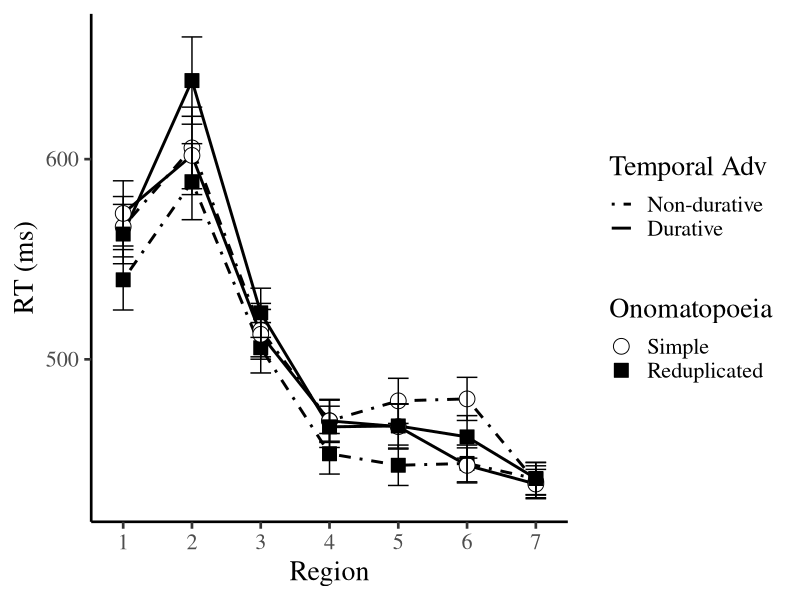
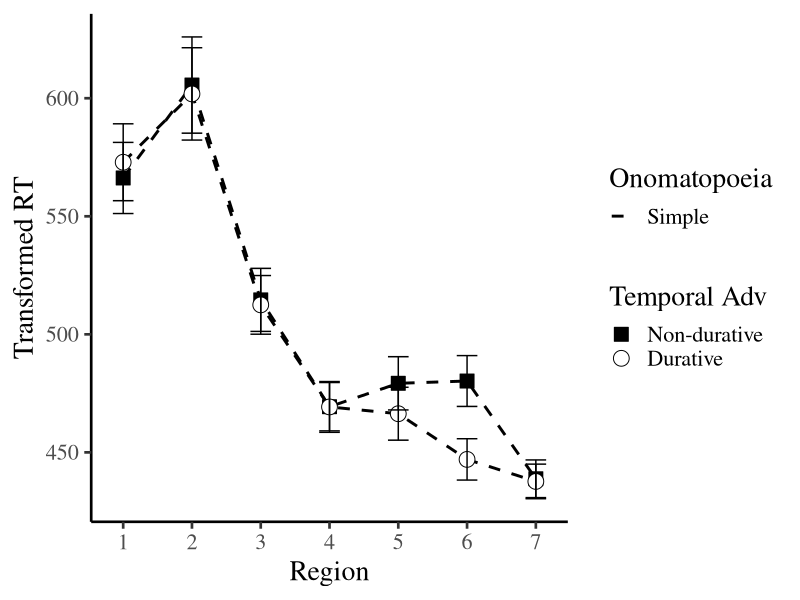
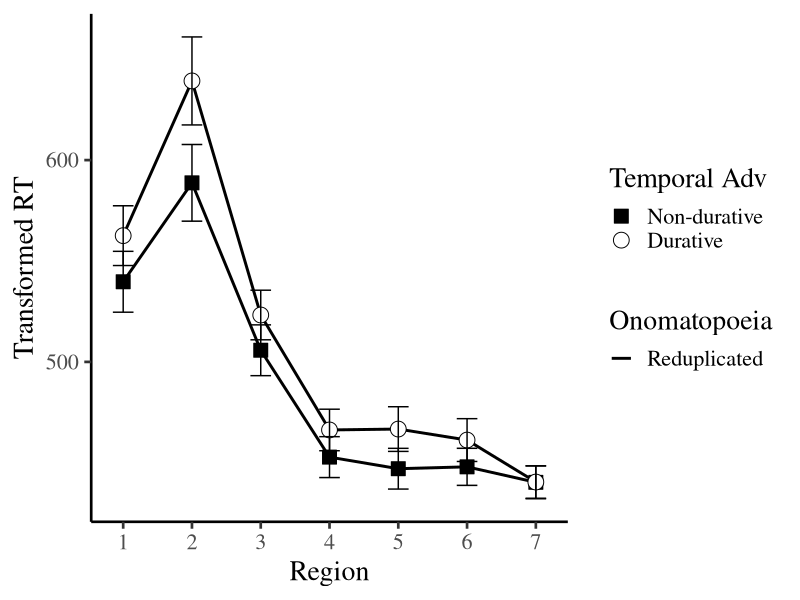
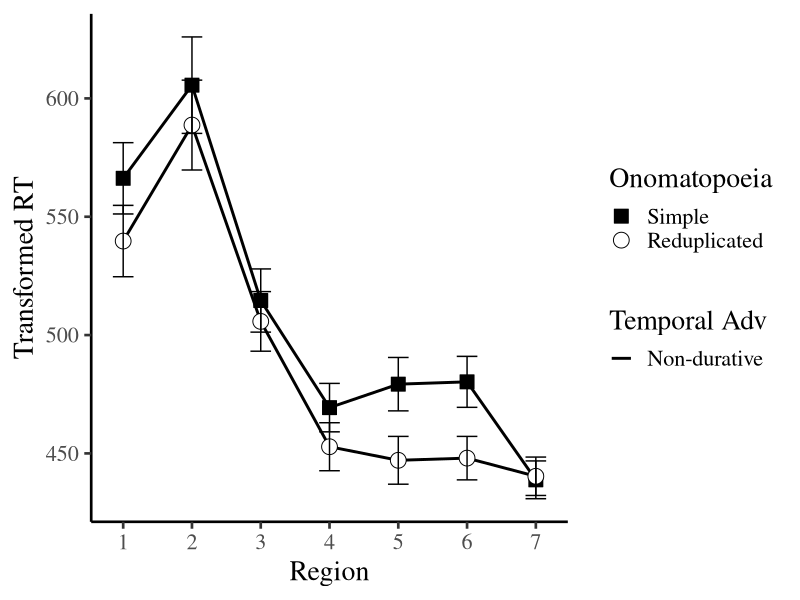
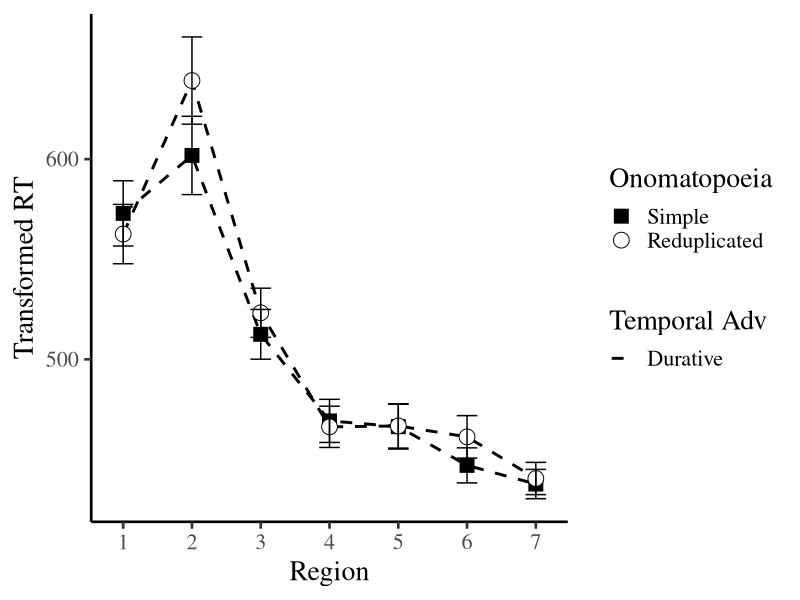
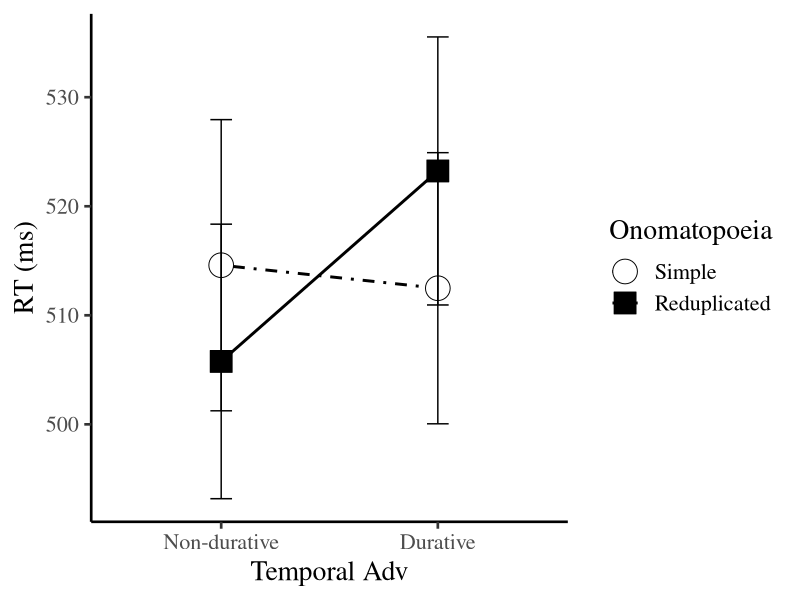
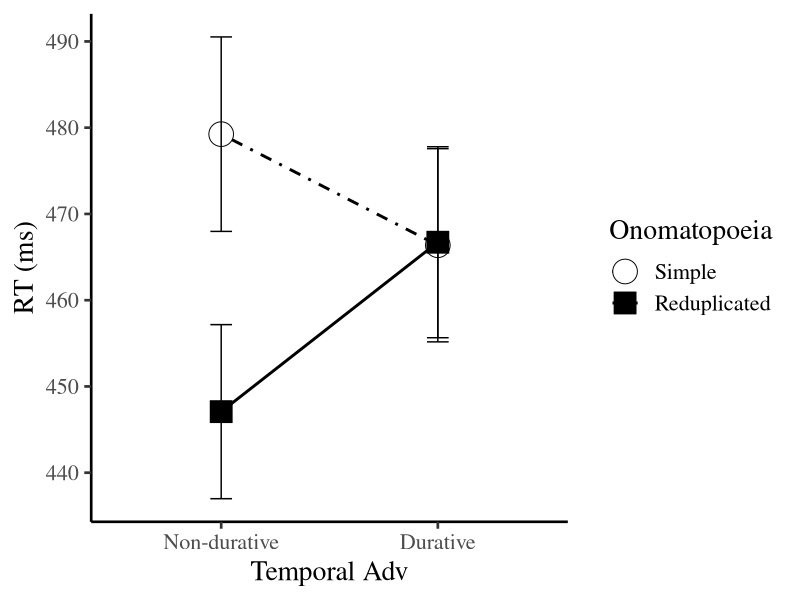
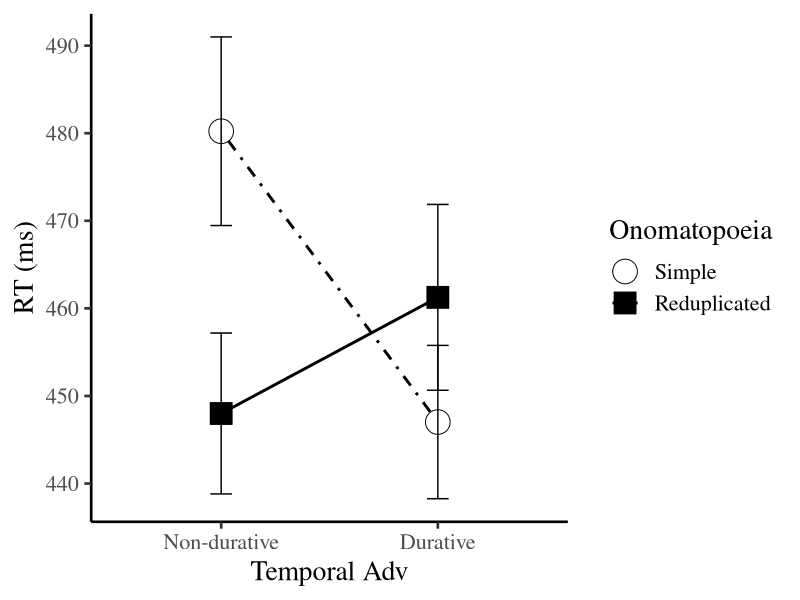

Here is the R script that generated these plots, in order:
## ---- chunk 1
#library(lme4)
library(lmerTest)
library(plyr)
library(dplyr)
library(ggplot2)
library(reshape)
library(gdata)      
library(MASS)
## ---- chunk 2
ex<-"e"

# critical region
criticalregion<-3

# how far from the critical region do you want the plot to cover?
crplus<-4

# plot labels
ab<-"Non-durative"
cd<-"Durative"
ac<-"Simple"
bd<-"Reduplicated"

# plot legend（凡例）のならび順はデフォルトではアルファベット順
# 逆順にしたい場合はここを1にする
revorderA <- 1  # ab vs cd
revorderB <- 1  # ac vs bd

# Factor labels in the plots
Alabel<-"Temporal Adv"
Blabel<-"Onomatopoeia"

##########
#ex<-"gano"

#critical region
#criticalregion<-4

#plot labels
#ab<-"no"
#cd<-"ga"
#ac<-"Manner"
#bd<-"Locative"

## ---- chunk 3
# Trim bad subjects: data<-subset(data,SubjCA>=trimSubjCA)
# No trimming: trimSubjCA <- 0
trimSubjCA <- 70
# Trim bad subjects: data<-subset(data,SubjExptCA>=trimSubjExptCA)
# No trimming: trimSubjExptCA <- 0
trimSubjExptCA <- 70

# Trim slow subjects: data<-subset(data,SubjRTZS<trimSubjRTZS)
# (Virtually) No trimming: trimSubjRTZS <- 99
trimSubjRTZS <- 5

# Trim incorrectly answered trials?  if( trimincorrect == 1 ){ rt_data<-subset(rt_data,correct==100) }
# No trimming: trimincorrect <- 0
trimincorrect <- 0

# Trim extreme RTs rt_data<-subset(rt_data_notrim,rt>=RTlowerbound & rt<=RTupperbound)
# (Virtually) No trimming: upperboundRT <- 100000
upperboundRT <- 100000
# No trimming: upperboundRT <- 100000
# No trimming: lowerboundRT <- 0
lowerboundRT <- 150

# Then RxC z-scores will be computed
# Trim based on zs in each condition x region cell d<-subset(rt_data,RxCzs<trimRxCzs)
# (Virtually) No trimming: trimRxCzs <- 99
trimRxCzs <- 5

# RT transformation
tf <- "none"  # No transformation
#tf <- "log"   # Log transformation
#tf <- "log10"  # Log10 transformation
#tf <- "negreciprocal" # Negative reciprocal *1000


## ---- chunk 4
alldata<-read.table("alldata.txt",
                 header=FALSE)

colnames(alldata)<-c("subj","expt","item","cond","pos","word","cq","rt")
## ---- chunk 5
# add one element to rt
spilloverraw <- c(0,alldata$rt)
# drop the last element 
spilloverraw <- spilloverraw[1:length(spilloverraw)-1]
# add to alldata
alldata$spilloverraw <- spilloverraw

# pos 0 and ? doesn't have a spillover
alldata$spilloverraw<-ifelse(alldata$pos=="0"|alldata$pos=="?",NA,alldata$spilloverraw)
head(alldata)

# centering
alldata$spillover<-scale(alldata$spilloverraw, center=T, scale=F)

## ---- chunk 6
alldata<-subset(alldata,expt!="practice")
## ---- chunk 7
alldata$cq<-ifelse(alldata$cq=="1",100,ifelse(alldata$cq=="0",0,NA))
## ---- chunk 8
# Extract the question rows > select the relevant columns only
cqdata<-subset(alldata,pos=="?") %>%
  dplyr::select(subj,expt,item,cond,cq) 

# Rename "cq" as "correct"
names(cqdata)[names(cqdata)=="cq"]<-"correct"


#cqdata<-dplyr::select(cqdata,-cq) 

# Merge cqdata with alldata.  
alldata <- merge(alldata,cqdata,all=T)

# We don't need cq any longer.  Delete it.
alldata<-dplyr::select(alldata,-cq) 



# sort when messed up
#alldata <- alldata[order(alldata$subj,alldata$expt,alldata$item,alldata$cond,alldata$pos),]
#rownames(alldata) <- c(1:nrow(alldata))

## ---- chunk 9
subjdataframe = c(); 
## ---- chunk 10
tempdata<-alldata[alldata$pos!="?",]
#tapply(tempdata$rt,tempdata$subj,mean)
subjdataframe<-ddply(tempdata,.(subj),summarize,SubjRTmean=mean(rt,na.rm=T))
## ---- chunk 11
subjdataframe<-data.frame(subjdataframe, SubjRTZS=scale(subjdataframe$SubjRTmean));
## ---- chunk 12
subjdataframe<-data.frame(subjdataframe, RTmark=ifelse(subjdataframe$SubjRTZS>2.5, "*", " "));
## ---- chunk 13
CAdataframe <- c(); 
myCA <- c()
myCAdataframe <- c()
## ---- chunk 14
CAdataframe<-ddply(alldata,.(expt),summarize,ExptMeanCA=mean(correct,na.rm=T))
## ---- chunk 15
CAdataframe
## ---- chunk 16
CAdataframe <- c(); 
myCA <- c()
myCAdataframe <- c()
summary(alldata)
## ---- chunk 17
CAdataframe<-ddply(subset(alldata,pos=="?"),.(subj),summarize,SubjCA=mean(correct))
## ---- chunk 18
subjdataframe<-merge(subjdataframe,CAdataframe,all=T)
## ---- chunk 19
subjdataframe<-data.frame(subjdataframe, CAmark=ifelse(subjdataframe$SubjCA<200/3, "**", ifelse(subjdataframe$SubjCA<70, "*" , " ")));
## ---- chunk 20
subjrounded <- subjdataframe[c("subj","SubjRTmean","SubjRTZS","RTmark","SubjCA","CAmark")]

subjrounded$SubjRTmean <- round(subjrounded$SubjRTmean,0)
subjrounded$SubjRTZS <- round(subjrounded$SubjRTZS,1)
sdata <- subjrounded

write.csv(sdata,file="subjdata.csv",quote=F)
## ---- chunk 21
alldata <- merge(alldata,subjdataframe,all=T);
write.csv(alldata,file="alldata.csv",quote=F)
## ---- chunk 22
sdata
## ---- chunk 23
mean(subjdataframe$SubjCA)
median(subjdataframe$SubjCA)
## ---- chunk 24
bs <- sdata[which(sdata$SubjCA <70),]
bs[order(bs$SubjCA),]
## ---- chunk 25
bs <- sdata[which(sdata$SubjRTZS >3),]
bs[order(bs$SubjRTmean),]
## ---- chunk 26
CAdataframe <- c(); 
myCA <- c()
myCAdataframe <- c()
## ---- chunk 27
CAdataframe<-ddply(subset(alldata,pos=="?"),.(expt,subj),summarize,SubjExptCA=mean(correct))
## ---- chunk 28
ddply(subset(alldata,pos=="?"),.(expt),summarize,ExptCAmean=mean(correct))
## ---- chunk 29
alldata <- merge(alldata,CAdataframe,all=T);

# sort when messed up
alldata <- alldata[order(alldata$subj,alldata$expt,alldata$item,alldata$cond,alldata$pos),]
rownames(alldata) <- c(1:nrow(alldata))

write.csv(alldata,file="alldata.csv",quote=F)
## ---- chunk 30
subjexptdata <- CAdataframe[order(CAdataframe$expt,CAdataframe$SubjExptCA),]
# rowname may be messed up; fix it
rownames(subjexptdata) <- c(1:nrow(subjexptdata))
subjexptdata
write.csv(subjexptdata,file="subjexptdata.csv",quote=F)
## ---- chunk 31
bs <- subjexptdata[which(subjexptdata$SubjExptCA <70),]
bs[order(bs$expt,bs$SubjExptCA),]
## ---- chunk 32
sdata[which(sdata$SubjRTZS >3),]
## ---- chunk 33
bs <- subjexptdata[which(subjexptdata$SubjExptCA <70),]
bs[order(bs$expt,bs$SubjExptCA),]
## ---- chunk 34
sdata[which(sdata$SubjCA < 200/3),]
subjexptdata[which(subjexptdata$SubjExptCA < 200/3 & subjexptdata$expt==ex),]
## ---- chunk 35
#sdata[which(sdata$SubjCA >=200/3 & sdata$SubjCA < 70),]
#subjexptdata[which(subjexptdata$SubjExptCA >= 200/3 & subjexptdata$SubjExptCA < 70 & subjexptdata$expt==ex),]
## ---- chunk 36
unique(alldata$subj)
length(unique(alldata$subj))
## ---- chunk 37
data<-alldata
data<-subset(data,SubjCA>=trimSubjCA)
unique(data$subj)
length(unique(data$subj))
data<-subset(data,SubjExptCA>=trimSubjExptCA)
unique(data$subj)
length(unique(data$subj))
## ---- chunk 38
data<-subset(data,SubjRTZS<=trimSubjRTZS)
unique(data$subj)
length(unique(data$subj))
## ---- chunk 39
CAdataframe<-ddply(subset(data,pos=="?"),.(subj),summarize,SubjCA=mean(correct))
CAdataframe<-data.frame(CAdataframe,cCA=scale(CAdataframe$SubjCA,scale=F))
## ---- chunk 40
data<-merge(data,CAdataframe,all=T)
## ---- chunk 41
SubjExptCA<-c()
CAdataframe<-ddply(subset(data,pos=="?"),.(subj,expt),summarize,SubjExptCA=mean(correct))
for(i in unique(CAdataframe$expt)){   
  # それぞれのexptのsubj CAmeanを抜き出し
  mySubjExptCA <- CAdataframe[CAdataframe$expt==i,];
  # centering
  mySubjExptCA<-data.frame(mySubjExptCA,cExptCA=scale(mySubjExptCA$SubjExptCA,scale=F))
  # それを蓄積
  SubjExptCA<-rbind(SubjExptCA,mySubjExptCA)
}

data <- merge(data,SubjExptCA,all=T);

# sort when messed up
#data <- data[order(data$subj,data$expt,data$item,data$cond,data$pos),]
#rownames(data) <- c(1:nrow(data))

## ---- chunk 42
data<-subset(alldata,expt==ex)
unique(data$expt)
## ---- chunk 43
#data<-subset(data,cond%in%c("a","c","d","f"))
#unique(data$expt)
## ---- chunk 44
rt_data<-subset(data,pos!="?")
## ---- chunk 45
rt_data$region<-as.numeric(as.character(rt_data$pos))+1
## ---- chunk 46
rt_data$subj<-factor(rt_data$subj)
rt_data$expt<-factor(rt_data$expt)
rt_data$item<-factor(rt_data$item)
rt_data$cond<-factor(rt_data$cond)
rt_data$word<-factor(rt_data$word)
## ---- chunk 47
if( trimincorrect == 1 ){
  rt_data<-subset(rt_data,correct==100)
}
## ---- chunk 48
subset(rt_data,rt<200 & region==1,c("expt","cond","region","rt"))
subset(rt_data,rt<200 & region==2,c("expt","cond","region","rt"))
subset(rt_data,rt<200 & region==3,c("expt","cond","region","rt"))
subset(rt_data,rt<200 & region==4,c("expt","cond","region","rt"))
subset(rt_data,rt<200 & region==5,c("expt","cond","region","rt"))

subset(rt_data,rt>3000 & region==1,c("expt","cond","region","rt"))
subset(rt_data,rt>3000 & region==2,c("expt","cond","region","rt"))
subset(rt_data,rt>3000 & region==3,c("expt","cond","region","rt"))
subset(rt_data,rt>3000 & region==4,c("expt","cond","region","rt"))
subset(rt_data,rt>3000 & region==5,c("expt","cond","region","rt"))

tapply(rt_data$rt, rt_data$region, mean)
tapply(rt_data$rt, paste(rt_data$region, rt_data$cond), mean)
## ---- chunk 49
rt_data_notrim <- rt_data

rt_data<-subset(rt_data_notrim,rt>=lowerboundRT & rt<=upperboundRT)

## ---- chunk 50
myRT <- c()
newdataframe <- c()
for(i in unique(rt_data$region)){   
  for(j in unique(rt_data$cond)){
    # abstract rt column in the region x cond cell
    myRT <- subset(rt_data, region==i & cond==j);
    # compute z-score
    myRT$RxCzs <- scale(myRT$rt, center = T, scale = T);
    # 蓄積
    newdataframe<-rbind(newdataframe,myRT);
    }
}; 

rt_data <- merge(rt_data,newdataframe,all=T)

## ---- chunk 51
bs <- rt_data[which(rt_data$RxCzs >3),]
bs <- bs[c("subj","item","region","cond","rt","RxCzs")]
bs[order(bs$region,bs$cond,bs$RxCzs),]
## ---- chunk 52
bs <- rt_data[which(rt_data$RxCzs >5),]
bs <- bs[c("subj","item","region","cond","rt","RxCzs")]
bs[order(bs$region,bs$cond,bs$RxCzs),]
## ---- chunk 53
tapply(rt_data$rt, paste(rt_data$region, rt_data$cond), mean)

rt_data<-subset(rt_data,RxCzs<trimRxCzs)

tapply(rt_data$rt, paste(rt_data$region, rt_data$cond), mean)

## ---- chunk 54
ifelse(tf=="log",rt_data$rt<-log(rt_data$rt),
       ifelse(tf=="log10",rt_data$rt<-log10(rt_data$rt),
              ifelse(tf=="negreciprocal",rt_data$rt<- -1000/rt_data$rt,tf<-"none")))

if(tf!="none"){ tapply(rt_data$rt, paste(rt_data$region, rt_data$cond), mean) }
## ---- chunk 55
rtg <- subset(rt_data,region<=criticalregion+crplus)

## ---- chunk 56
# rtg$ExptCAmedian
# rtg$ExptCAmean
# rtg <- subset(rtg,SubjExptCA>=ExptCAmedian)
## ---- chunk 57
# Raw rt version
rt_data_summary <- ddply(rtg, .(cond,region), summarise, N=length(rt), mean=mean(rt), sd=sd(rt), se=sd/sqrt(N))
## ---- chunk 58
rt_data_summary$A<-ifelse(rt_data_summary$cond%in%c("a","b"),ab,cd)
rt_data_summary$B<-ifelse(rt_data_summary$cond%in%c("a","c"),ac,bd)
rt_data_summary$Conditions<-paste(rt_data_summary$A,rt_data_summary$B,sep=":")
rt_data_summary$B

# Change the order of the legend labels
if( revorderA == 1 ){  
  rt_data_summary$A<-factor(rt_data_summary$A, levels=rev(levels(factor(rt_data_summary$A))))}
if( revorderB == 1 ){  
  rt_data_summary$B<-factor(rt_data_summary$B, levels=rev(levels(factor(rt_data_summary$B))))
}

  
rt_data_summary
#rrt_data_summary
## ---- chunk 59
g <- ggplot(rt_data_summary,aes(x=region,y=mean,group=Conditions))
## ---- chunk 60
g <- g + geom_line(size=1,aes(linetype=A))
g <- g + scale_linetype_manual(values=c("dotdash","solid"))
g <- g + labs(linetype=Alabel)
## ---- chunk 61
g <- g + geom_point(size=5,aes(shape=B,fill=B))
g <- g + scale_shape_manual(values=c(21,22,24,25))
g <- g + scale_fill_manual(values=c("white","black","white","black"))
g <- g + labs(shape=Blabel)
g <- g + labs(fill=Blabel)
## ---- chunk 62
g <- g + geom_errorbar(aes(ymin=mean-se, ymax=mean+se), width=.3)
## ---- chunk 63
g <- g + scale_x_continuous(breaks=seq(1, 10, by=1))
## ---- chunk 64
#g <- g + theme_classic(base_size=20, base_family="HiraKakuProN-W3")
g <- g + theme_classic(base_size=20, base_family="Times")
g <- g + labs(x="Region", y="RT (ms)")
print(g)
## ---- chunk 65
gsummary <- subset(rt_data_summary,B==ac)
g <- ggplot(gsummary,aes(x=region,y=mean,group=Conditions))
## ---- chunk 66
g <- g + geom_line(size=1,aes(linetype=B))
g <- g + scale_linetype_manual(values=c("dashed"))
g <- g + labs(linetype=Blabel)
## ---- chunk 67
g <- g + geom_point(size=5,aes(shape=A,fill=A))
# 21 (circle), 22 (square), 23 (lozenge), 24 (triangle), 25 (rev triangle)
g <- g + scale_shape_manual(values=c(22,21))
g <- g + scale_fill_manual(values=c("black","white"))
g <- g + labs(shape=Alabel)
g <- g + labs(fill=Alabel)

## ---- chunk 68
g <- g + geom_errorbar(aes(ymin=mean-se, ymax=mean+se), width=.3)
## ---- chunk 69
g <- g + scale_x_continuous(breaks=seq(1, 10, by=1))
## ---- chunk 70
#g <- g + theme_classic(base_size=20, base_family="HiraKakuProN-W3")
g <- g + theme_classic(base_size=20, base_family="Times")
g <- g + labs(x="Region", y="Transformed RT")
print(g)
## ---- chunk 71
gsummary <- subset(rt_data_summary,B==bd)
g <- ggplot(gsummary,aes(x=region,y=mean,group=Conditions))
## ---- chunk 72
g <- g + geom_line(size=1,aes(linetype=B))
g <- g + scale_linetype_manual(values=c("solid"))
g <- g + labs(linetype=Blabel)
## ---- chunk 73
g <- g + geom_point(size=5,aes(shape=A,fill=A))
# 21 (circle), 22 (square), 23 (lozenge), 24 (triangle), 25 (rev triangle)
g <- g + scale_shape_manual(values=c(22,21))
g <- g + scale_fill_manual(values=c("black","white"))
g <- g + labs(shape=Alabel)
g <- g + labs(fill=Alabel)
## ---- chunk 74
g <- g + geom_errorbar(aes(ymin=mean-se, ymax=mean+se), width=.3)
## ---- chunk 75
g <- g + scale_x_continuous(breaks=seq(1, 10, by=1))
## ---- chunk 76
#g <- g + theme_classic(base_size=20, base_family="HiraKakuProN-W3")
g <- g + theme_classic(base_size=20, base_family="Times")
g <- g + labs(x="Region", y="Transformed RT")
print(g)
## ---- chunk 77
gsummary <- subset(rt_data_summary,A==ab)
g <- ggplot(gsummary,aes(x=region,y=mean,group=Conditions))
## ---- chunk 78
g <- g + geom_line(size=1,aes(linetype=A))
g <- g + scale_linetype_manual(values=c("solid"))
g <- g + labs(linetype=Alabel)
## ---- chunk 79
g <- g + geom_point(size=5,aes(shape=B,fill=B))
# 21 (circle), 22 (square), 23 (lozenge), 24 (triangle), 25 (rev triangle)
g <- g + scale_shape_manual(values=c(22,21))
g <- g + scale_fill_manual(values=c("black","white"))
g <- g + labs(shape=Blabel)
g <- g + labs(fill=Blabel)
## ---- chunk 80
g <- g + geom_errorbar(aes(ymin=mean-se, ymax=mean+se), width=.3)
## ---- chunk 81
g <- g + scale_x_continuous(breaks=seq(1, 10, by=1))
## ---- chunk 82
#g <- g + theme_classic(base_size=20, base_family="HiraKakuProN-W3")
g <- g + theme_classic(base_size=20, base_family="Times")
g <- g + labs(x="Region", y="Transformed RT")
print(g)
## ---- chunk 83
gsummary <- subset(rt_data_summary,A==cd)
g <- ggplot(gsummary,aes(x=region,y=mean,group=Conditions))
## ---- chunk 84
g <- g + geom_line(size=1,aes(linetype=A))
g <- g + scale_linetype_manual(values=c("dashed"))
g <- g + labs(linetype=Alabel)
## ---- chunk 85
g <- g + geom_point(size=5,aes(shape=B,fill=B))
# 21 (circle), 22 (square), 23 (lozenge), 24 (triangle), 25 (rev triangle)
g <- g + scale_shape_manual(values=c(22,21))
g <- g + scale_fill_manual(values=c("black","white"))
g <- g + labs(shape=Blabel)
g <- g + labs(fill=Blabel)
## ---- chunk 86
g <- g + geom_errorbar(aes(ymin=mean-se, ymax=mean+se), width=.3)
## ---- chunk 87
g <- g + scale_x_continuous(breaks=seq(1, 10, by=1))
## ---- chunk 88
#g <- g + theme_classic(base_size=20, base_family="HiraKakuProN-W3")
g <- g + theme_classic(base_size=20, base_family="Times")
g <- g + labs(x="Region", y="Transformed RT")
print(g)
## ---- chunk 89
rtg <- subset(rt_data_summary,region==3)
g <- ggplot(rtg,aes(x=A,y=mean,group=Conditions))
## ---- chunk 90
g <- g + geom_line(size=1,aes(group=B,linetype=B))
g <- g + scale_linetype_manual(values=c("dotdash","solid"))
g <- g + labs(linetype=Blabel)
## ---- chunk 91
g <- g + geom_point(size=8,aes(shape=B,fill=B))
g <- g + scale_shape_manual(values=c(21,22,24,25))
g <- g + scale_fill_manual(values=c("white","black","white","black"))
g <- g + labs(shape=Blabel)
g <- g + labs(fill=Blabel)
## ---- chunk 92
g <- g + geom_errorbar(aes(ymin=mean-se, ymax=mean+se), width=.1)
## ---- chunk 93
#g <- g + scale_x_continuous(breaks=seq(1, 10, by=1))
## ---- chunk 94
#g <- g + theme_classic(base_size=20, base_family="HiraKakuProN-W3")
g <- g + theme_classic(base_size=20, base_family="Times")
g <- g + labs(x="Temporal Adv", y="RT (ms)")
print(g)
## ---- chunk 95
rtg <- subset(rt_data_summary,region==5)
g <- ggplot(rtg,aes(x=A,y=mean,group=Conditions))
## ---- chunk 96
g <- g + geom_line(size=1,aes(group=B,linetype=B))
g <- g + scale_linetype_manual(values=c("dotdash","solid"))
g <- g + labs(linetype=Blabel)
## ---- chunk 97
g <- g + geom_point(size=8,aes(shape=B,fill=B))
g <- g + scale_shape_manual(values=c(21,22,24,25))
g <- g + scale_fill_manual(values=c("white","black","white","black"))
g <- g + labs(shape=Blabel)
g <- g + labs(fill=Blabel)
## ---- chunk 98
g <- g + geom_errorbar(aes(ymin=mean-se, ymax=mean+se), width=.1)
## ---- chunk 99
#g <- g + scale_x_continuous(breaks=seq(1, 10, by=1))
## ---- chunk 100
#g <- g + theme_classic(base_size=20, base_family="HiraKakuProN-W3")
g <- g + theme_classic(base_size=20, base_family="Times")
g <- g + labs(x="Temporal Adv", y="RT (ms)")
print(g)
## ---- chunk 101
rtg <- subset(rt_data_summary,region==6)
g <- ggplot(rtg,aes(x=A,y=mean,group=Conditions))
## ---- chunk 102
g <- g + geom_line(size=1,aes(group=B,linetype=B))
g <- g + scale_linetype_manual(values=c("dotdash","solid"))
g <- g + labs(linetype=Blabel)
## ---- chunk 103
g <- g + geom_point(size=8,aes(shape=B,fill=B))
g <- g + scale_shape_manual(values=c(21,22,24,25))
g <- g + scale_fill_manual(values=c("white","black","white","black"))
g <- g + labs(shape=Blabel)
g <- g + labs(fill=Blabel)
## ---- chunk 104
g <- g + geom_errorbar(aes(ymin=mean-se, ymax=mean+se), width=.1)
## ---- chunk 105
#g <- g + scale_x_continuous(breaks=seq(1, 10, by=1))
## ---- chunk 106
#g <- g + theme_classic(base_size=20, base_family="HiraKakuProN-W3")
g <- g + theme_classic(base_size=20, base_family="Times")
g <- g + labs(x="Temporal Adv", y="RT (ms)")
print(g)
## ---- chunk 107

rt_data$ab<-ifelse(rt_data$cond%in%c("a","b"),0.5,-0.5)
rt_data$ac<-ifelse(rt_data$cond%in%c("a","c"),0.5,-0.5)
rt_data$int<-rt_data$ab*rt_data$ac

# For pairwise comparisons
rt_data$simpleVSredup_dur <-ifelse(rt_data$ab==0.5,
                          ifelse(rt_data$ac==0.5,0.5,-0.5),
                          0)
rt_data$simpleVSredup_nondur <-ifelse(rt_data$ab==-0.5,
                          ifelse(rt_data$ac==0.5,0.5,-0.5),
                          0)
rt_data$durVSnondur_simple <-ifelse(rt_data$ac==0.5,
                          ifelse(rt_data$ab==0.5,0.5,-0.5),
                          0)
rt_data$durVSnondur_redup <-ifelse(rt_data$ac==-0.5,
                          ifelse(rt_data$ab==0.5,0.5,-0.5),
                          0)

## ---- chunk 108
dc <- subset(rt_data,cond=="a",c(cond,word,ab,ac,int))
head(dc, n=7)
dc <- subset(rt_data,cond=="b",c(cond,word,ab,ac,int))
head(dc, n=7)
dc <- subset(rt_data,cond=="c",c(cond,word,ab,ac,int))
head(dc, n=7)
dc <- subset(rt_data,cond=="d",c(cond,word,ab,ac,int))
head(dc, n=7)

## ---- chunk 109
rt_data$subj<-factor(rt_data$subj)
rt_data$expt<-factor(rt_data$expt)
rt_data$item<-factor(rt_data$item)
rt_data$cond<-factor(rt_data$cond)
rt_data$word<-factor(rt_data$word)
## ---- chunk 110
cregion<-subset(rt_data,region==criticalregion)
## ---- chunk 111
sort(unique(cregion$word))
## ---- chunk 112
mm<-lmer(rt~ab*ac+
           (1+ab+ac|subj)+(1+ab+ac|item),
           control=lmerControl(optimizer="bobyqa"),
           cregion)
summary(mm)

## ---- chunk 113
cr <- criticalregion +1
cregion<-subset(rt_data,region==cr)
## ---- chunk 114
sort(unique(cregion$word))
## ---- chunk 115
#mm<-lmer(rt~ab*ac+spillover+
#           (ab*ac+spillover+1|subj)+(ab*ac+spillover+1|item),
#           control=lmerControl(optimizer="bobyqa"),
#           cregion)

#mm<-lmer(rt~ab*ac+
#           (ab*ac+1|subj)+(ab*ac+1|item),
#           control=lmerControl(optimizer="bobyqa"),
#           cregion)

mm<-lmer(rt~ab*ac+
           (1|subj)+(1|item),
           control=lmerControl(optimizer="bobyqa"),
           cregion)
summary(mm)

## ---- chunk 116
cr <- criticalregion +2
cregion<-subset(rt_data,region==cr)
## ---- chunk 117
sort(unique(cregion$word))
## ---- chunk 118
mm<-lmer(rt~ab*ac+
           (ab*ac+1|subj)+(ab*ac+1|item),
           control=lmerControl(optimizer="bobyqa"),
           cregion)
summary(mm)

## ---- chunk 119
mmm<-lmer(rt~simpleVSredup_dur+simpleVSredup_nondur+ab+
           (ab*ac+1|subj)+(ab*ac+1|item),
           control=lmerControl(optimizer="bobyqa"),
           cregion)
summary(mmm)

mmm<-lmer(rt~durVSnondur_simple+durVSnondur_redup+ac+
           (ab*ac+1|subj)+(ab*ac+1|item),
           control=lmerControl(optimizer="bobyqa"),
           cregion)
summary(mmm)


## ---- chunk 120
cr <- criticalregion +3
cregion<-subset(rt_data,region==cr)
## ---- chunk 121
sort(unique(cregion$word))
## ---- chunk 122
mm<-lmer(rt~ab*ac+
           (ab*ac+1|subj)+(ab*ac+1|item),
           control=lmerControl(optimizer="bobyqa"),
           cregion)
summary(mm)

## ---- chunk 123
mmm<-lmer(rt~simpleVSredup_dur+simpleVSredup_nondur+ab+
           (ab*ac+1|subj)+(ab*ac+1|item),
           control=lmerControl(optimizer="bobyqa"),
           cregion)
summary(mmm)

mmm<-lmer(rt~durVSnondur_simple+durVSnondur_redup+ac+
           (ab*ac+1|subj)+(ab*ac+1|item),
           control=lmerControl(optimizer="bobyqa"),
           cregion)
summary(mmm)


## ---- chunk 124
cr <-2
cregion<-subset(rt_data,region==cr)
## ---- chunk 125
sort(unique(cregion$word))
## ---- chunk 126
mm<-lmer(rt~ab*ac+spillover+
           (ab*ac+1|subj)+(ab*ac+1|item),
           control=lmerControl(optimizer="bobyqa"),
           cregion)
summary(mm)

## ---- chunk 127
mmm<-lmer(rt~simpleVSredup_dur+simpleVSredup_nondur+ab+spillover+
           (1|subj)+(1|item),
           control=lmerControl(optimizer="bobyqa"),
           cregion)
summary(mmm)

mmm<-lmer(rt~durVSnondur_simple+durVSnondur_redup+ac+spillover+
           (1|subj)+(1|item),
           control=lmerControl(optimizer="bobyqa"),
           cregion)
summary(mmm)
